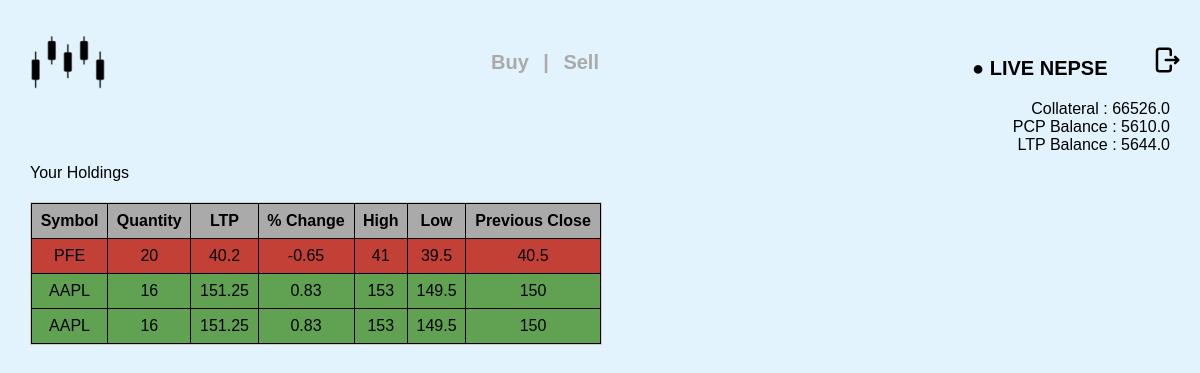
The page / (signed in) on the database its author committed.
### tables this page shows
CREATE TABLE users (
    id INTEGER PRIMARY KEY AUTOINCREMENT,
    full_name TEXT NOT NULL,
    username TEXT NOT NULL UNIQUE,
    email TEXT NOT NULL UNIQUE,
    phone TEXT NOT NULL UNIQUE,
    password_hash TEXT NOT NULL,
    amount REAL NOT NULL DEFAULT 100000.00
);

CREATE TABLE holdings (
    id INTEGER PRIMARY KEY AUTOINCREMENT,
    uid INTEGER NOT NULL,
    symbol TEXT NOT NULL,
    quantity INTEGER NOT NULL,
    FOREIGN KEY (uid) REFERENCES users(id) ON DELETE CASCADE
);

### app.py (the view)
@app.route("/", methods=["GET","POST"])
@login_required
def home():
    if request.method == "GET":
        amount = db.execute("SELECT amount FROM users WHERE id = ?",session["user_id"])[0]["amount"]
        holds = db.execute("""
                                SELECT l.*, h.quantity
                                FROM live l
                                LEFT JOIN holdings h ON l.symbol = h.symbol
                                WHERE h.uid = ?
                            """, session["user_id"])
        ltp_balance = sum(stock['quantity'] * stock['ltp'] for stock in holds)
        pcp = sum(stock['quantity'] * stock['p_close'] for stock in holds)
        return render_template("index.html",loggedin= True, amt = amount,pcp_balance=pcp,ltp_balance=ltp_balance,holdings = holds)

### others.py (called while the page is built)
def login_required(f):
    @wraps(f)
    def decorated_function(*args, **kwargs):
        if session.get("user_id") is None:
            return redirect("/login")
        return f(*args, **kwargs)
    return decorated_function

### templates/index.html (shortened to what this page needs)
{% extends "layout.html" %}
{% block main %}
    <div style="position: fixed; top: 100px; width: 95%; margin: 0 auto; z-index: 1000;">
        <div style="width: 100%; background-color: transparent; height: fit-content; text-align: right;">
            <span >Collateral : {{ amt }}</span>
            <br>
            <span> PCP Balance : {{ pcp_balance }}</span>
            <br>
            <span> LTP Balance : {{ ltp_balance }}</span>
        </div>
        <div style="width: 100%; background-color:transparent; min-height: 60%; margin-top: 10px; text-align: left;">
            Your Holdings
        </div>
        <div style="width: fit-content; min-width: 50%; background-color: green; min-height: 60%; margin-top: 20px;">
            <div class="table-container">
                <table id="stockTable">
                    <thead>
                        <tr>
                            <th>Symbol</th>
                            <th>Quantity</th>
                            <th>LTP</th>
                            <th>% Change</th>
                            <th>High</th>
                            <th>Low</th>
                            <th>Previous Close</th>
                        </tr>
                    </thead>
                    <tbody>
                        {% for stock in holdings %}
                        <tr class="{{ 'green' if stock.p_change > 0 else 'red' if stock.p_change < 0 else 'white' }}">
                            <td>{{ stock.symbol }}</td>
                            <td>{{ stock.quantity }}</td>
                            <td>{{ stock.ltp }}</td>
                            <td>{{ stock.p_change }}</td>
                            <td>{{ stock.high }}</td>
                            <td>{{ stock.low }}</td>
                            <td>{{ stock.p_close }}</td>
                        </tr>
                        {% endfor %}
                    </tbody>
                </table>
            </div>
        </div>
    </div>
{% endblock %}

### templates/layout.html (shortened to what this page needs)
<!DOCTYPE html>
<html lang="en">
<head>
  <link rel="stylesheet" href="/static/styles.css">
</head>
<body>
    <div class="top-bar">
        <a href="/">
            <img src="{{ url_for('static', filename='images/SSLogo.png') }}" alt="Logo" class="logo">
        </a>
        {% if loggedin == True %}
          <a>
            <span class="bsbox" onclick="openPopup('buy')">Buy</span>
            <span class="bsbox">|</span>
            <span class="bsbox" onclick="openPopup('sell')">Sell</span>
        </a>
        {% endif %}
        <div style="align-items: center; align-content: center; justify-content: center;">
          {% if loggedin == True %}
            {% if not live %}
            <a href="/live" style="text-decoration:none;">
              <span class="live-text"  >● LIVE NEPSE</span>
            </a>
            {% endif %}
              <a href="/logout" >
              </a>
          {% endif %}
        </div>
    </div>
  <main class="container py-5 text-center">
    {% block main %}{% endblock %}
  </main>
</body>
</html>

### static/styles.css (style rules this page uses)
html, body { height: 100%; font-family: Arial, sans-serif; text-align: center; margin-top: 0px; background-color: #e3f3fd; }
body { display: flex; flex-direction: column; }
.top-bar { display: flex; align-items: center; justify-content: space-between; padding: 10px 10px; background-color: #e3f3fd; border-radius: 0px; flex-shrink: 0; }
.logo { width: 100px; height: 100px; }
.live-text { font-size: 20px; font-weight: bold; margin-right: 40px; text-decoration: none; color: black; }
.container { flex-grow: 1; width: 100%; display: flex; align-items: center; justify-content: center; }
.table-container { max-height: 90%; width: 100%; border: 1px solid #ccc; }
table { width: 100%; border-collapse: collapse; }
th, td { border: 1px solid black; padding: 8px; text-align: center; }
th { background-color: #aaa; position: sticky; font-weight: bold; top: 0; z-index: 2; }
.green { background-color: #60a152; }
.red { background-color: #c24036; }
.bsbox { padding: 5px; font-size: 20px; font-weight: bold; border: none; background: none; color: #AAA; cursor: pointer; display: inline-block; transition: color 0.2s, border-bottom 0.2s; }

### rows shown on the page
users: amount "66526.0"
holdings: symbol "PFE", quantity "20", ltp "40.2", p_change "-0.65", high "41", low "39.5", p_close "40.5"
holdings: symbol "AAPL", quantity "16", ltp "151.25", p_change "0.83", high "153", low "149.5", p_close "150"

### other values the page prints
{{ pcp_balance }} "5610.0"
{{ ltp_balance }} "5644.0"
